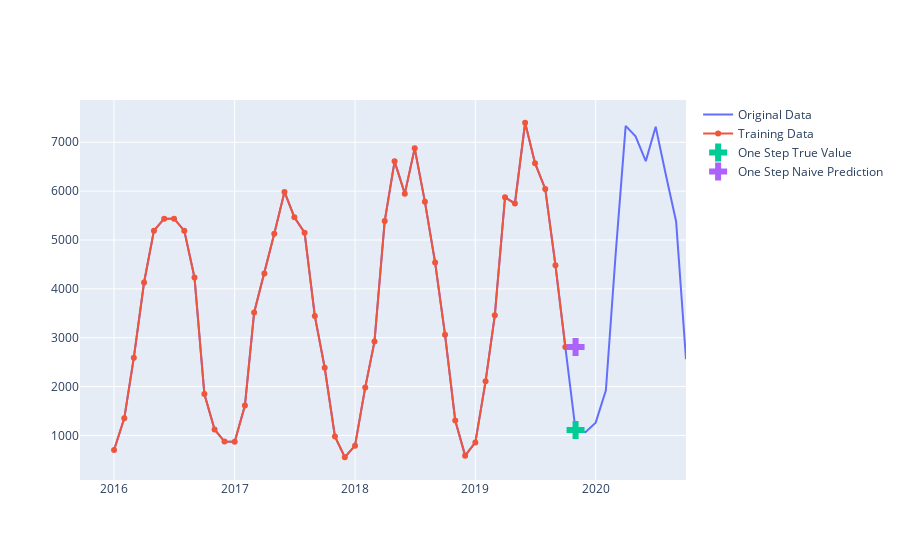

The notebook cell this image was saved under:
### Code cell
fig = go.Figure()
fig.add_trace(go.Scatter(x=ene.index, y=ene['Solar'], name='Original Data'))
fig.add_trace(go.Scatter(x=train_data.index, y=train_data, mode='lines+markers', name='Training Data'))
fig.add_trace(go.Scatter(x=one_step.index, y=one_step, mode='markers', marker=dict(symbol='cross', size=15), name='One Step True Value'))
fig.add_trace(go.Scatter(x=one_step.index, y=naive_one_step_forecast, mode='markers', marker=dict(symbol='cross', size=15), name='One Step Naive Prediction'))
fig.show()
